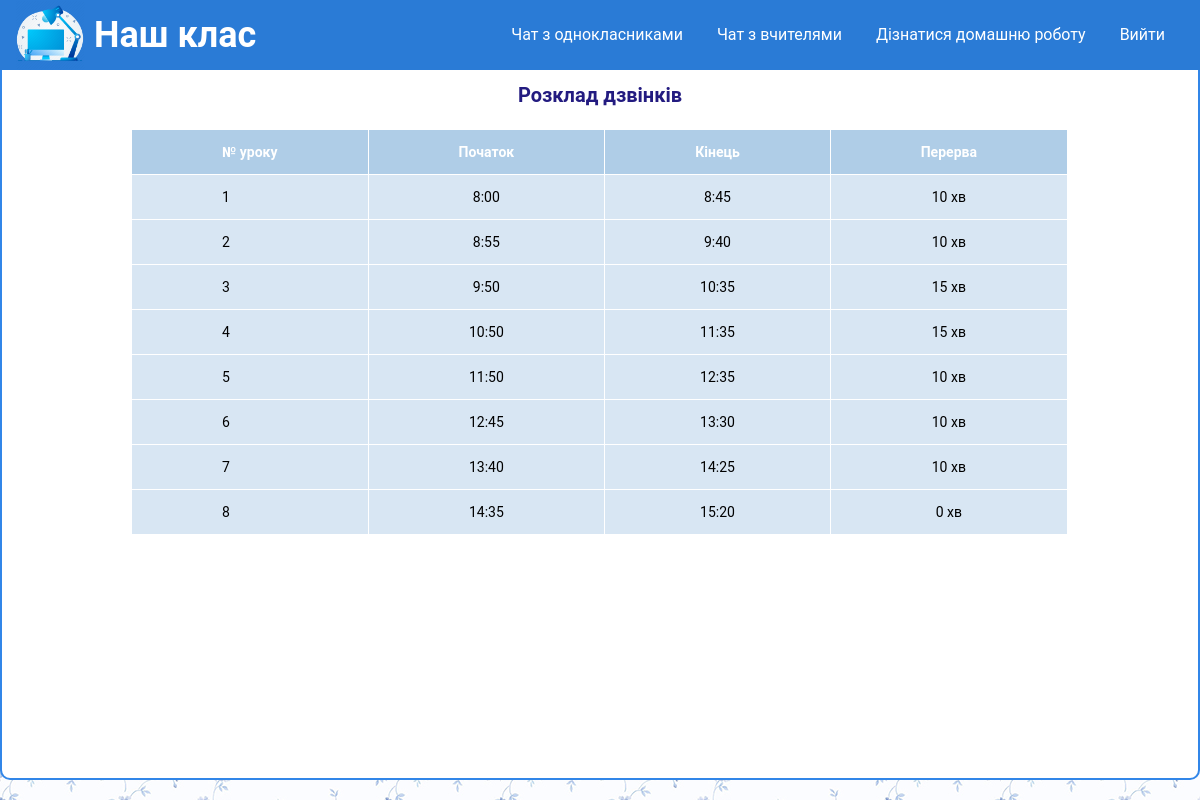
The app's page /pages/lessons.php (signed in) with its own data.
### tables this page shows
CREATE TABLE `lessons` (
  `id` int(11) NOT NULL,
  `time_1` varchar(255) NOT NULL,
  `time_2` varchar(255) NOT NULL,
  `break` int(100) NOT NULL
);

### pages/lessons.php (the view, shortened to what this page needs)
<!DOCTYPE html>
<html lang="en">
<head>
	<link rel="stylesheet" type="text/css" href="/style/style.css">
	<link rel="stylesheet" type="text/css" href="/style/chat.css">
</head>
<body>
	<?php
		include $_SERVER['DOCUMENT_ROOT'] . "/configs/db.php";
		include $_SERVER['DOCUMENT_ROOT'] . "/pice-of-site/header.php";
	?>
	<main>
		<div id="content" class="flex">
			<p class="admin-title">Розклад дзвінків</p>
			<table>
			<tr>
				<th>№ уроку</th>
				<th>Початок</th>
				<th>Кінець</th>
				<th>Перерва</th>
			</tr>
			<?php
				$sql_lessons = "SELECT * FROM lessons";
				$result_lessons = mysqli_query($connect, $sql_lessons);
				$col_lessons = mysqli_num_rows($result_lessons);
				$i = 0;
            while($i < $col_lessons) {
					$lessons = mysqli_fetch_assoc($result_lessons);
			?>
					<tr>
						<td><?php echo $lessons["id"]; ?></td>
						<td><?php echo $lessons["time_1"]; ?></td>
						<td><?php echo $lessons["time_2"]; ?></td>
						<td><?php echo $lessons["break"]; ?> хв</td>
					</tr>
				<?php
				$i = $i + 1;
				}
				?>
			</table>
		</div>
	</main>
</body>
</html>

### style/style.css (style rules this page uses)
* { padding: 0; margin: 0; border: 0; }
*, *:before, *:after { -moz-box-sizing: border-box; -webkit-box-sizing: border-box; box-sizing: border-box; }
html, body { height: 100%; width: 100%; font-size: 100%; line-height: 1; font-size: 14px; -ms-text-size-adjust: 100%; -moz-text-size-adjust: 100%; -webkit-text-size-adjust: 100%; }
body, input, input::placeholder, select, option { font-family: "Roboto", sans-serif; }
.admin, .flex { flex-direction: column; }
.admin-title { text-align: center; color: #231b80; font-size: 20px; font-weight: bold; margin: 15px 0px 25px 0px; }

### style/chat.css (style rules this page uses)
body { background: url(../images/bg.jpg); }
main { height: calc(100vh - 90px); }
#content { max-width: 1250px; margin: 0 auto; height: 100%; background: #fff; border: 2px solid #3186e8; border-top: none; border-bottom-left-radius: 10px; border-bottom-right-radius: 10px; display: flex; }
table { margin: 0px auto; font-size: 14px; border-collapse: collapse; text-align: center; }
th { background: #afcde7; color: white; }
th, td { padding: 15px 90px; border-style: solid; border-width: 0 1px 1px 0; border-color: white; }
td { background: #d8e6f3; }
th:first-child, td:first-child { text-align: left; }

### records on screen
lessons: id "1", time_1 "8:00", time_2 "8:45", break "10"
lessons: id "2", time_1 "8:55", time_2 "9:40", break "10"
lessons: id "3", time_1 "9:50", time_2 "10:35", break "15"
lessons: id "4", time_1 "10:50", time_2 "11:35", break "15"
lessons: id "5", time_1 "11:50", time_2 "12:35", break "10"
lessons: id "6", time_1 "12:45", time_2 "13:30", break "10"
lessons: id "7", time_1 "13:40", time_2 "14:25", break "10"
lessons: id "8", time_1 "14:35", time_2 "15:20", break "0"
